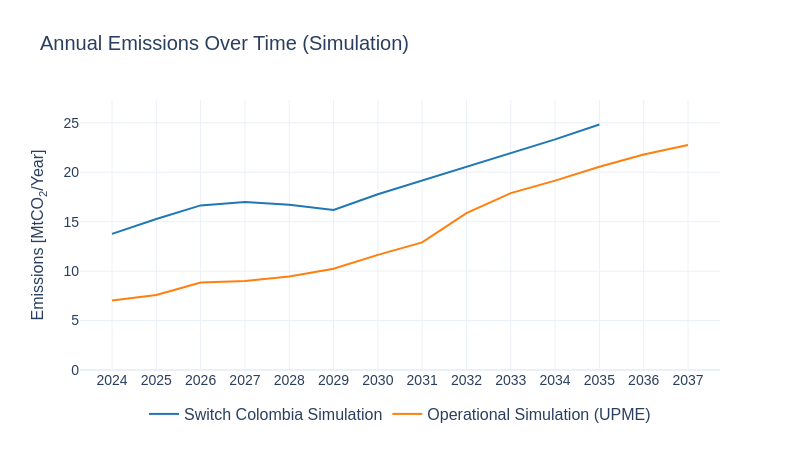

Source (notebook cell):
### Code cell
sw.scenarios.annual_emissions_combined(
    dataframes=[em_sw, em_upme],
    x_axis='PERIOD',
    y_axis='AnnualEmissions_MtCO2_per_yr',
    labels=['Switch Colombia Simulation', 'Operational Simulation (UPME)'],
    colors=['#1f77b4', '#ff7f0e'],
    folder=scenario_name,
    title=scenario_name
)
#em_sw = em_sw[['PERIOD','AnnualEmissions_MtCO2_per_yr']]
#em_sw.to_csv('./10_switch.csv')
#em_upme = em_upme[['PERIOD','AnnualEmissions_MtCO2_per_yr']]
#em_upme.to_csv('./10_upme.csv')

### Figure 1 — Plotly figure (JSON) as saved in the notebook; plotly's stock layout.template omitted (floating-point values rounded to 4 significant figures)
{"data": [{"line": {"color": "#1f77b4"}, "mode": "lines+text", "name": "Switch Colombia Simulation", "type": "scatter", "x": [2024, 2025, 2026, 2027, 2028, 2029, 2030, 2031, 2032, 2033, 2034, 2035], "y": [13.77, 15.28, 16.65, 16.98, 16.71, 16.18, 17.78, 19.17, 20.58, 22.01, 23.32, 24.82]}, {"line": {"color": "#ff7f0e"}, "mode": "lines+text", "name": "Operational Simulation (UPME)", "type": "scatter", "x": [2024, 2025, 2026, 2027, 2028, 2029, 2030, 2031, 2032, 2033, 2034, 2035, 2036, 2037], "y": [7.02, 7.59, 8.84, 8.99, 9.45, 10.24, 11.64, 12.91, 15.86, 17.89, 19.15, 20.56, 21.79, 22.75]}], "layout": {"font": {"family": "Arial", "size": 16}, "height": 450, "legend": {"orientation": "h", "x": 0.5, "xanchor": "center", "y": -0.1}, "showlegend": true, "title": {"font": {"family": "Arial", "size": 20}, "text": "Annual Emissions Over Time (Simulation)"}, "width": 800, "xaxis": {"tickfont": {"family": "Arial", "size": 14}, "tickvals": [2024, 2025, 2026, 2027, 2028, 2029, 2030, 2031, 2032, 2033, 2034, 2035, 2036, 2037], "title": {"font": {"family": "Arial", "size": 18}, "text": ""}}, "yaxis": {"range": [0, 27.31], "tickfont": {"family": "Arial", "size": 14}, "title": {"font": {"family": "Arial", "size": 16}, "text": "Emissions [MtCO<sub>2</sub>/Year]"}}}}
